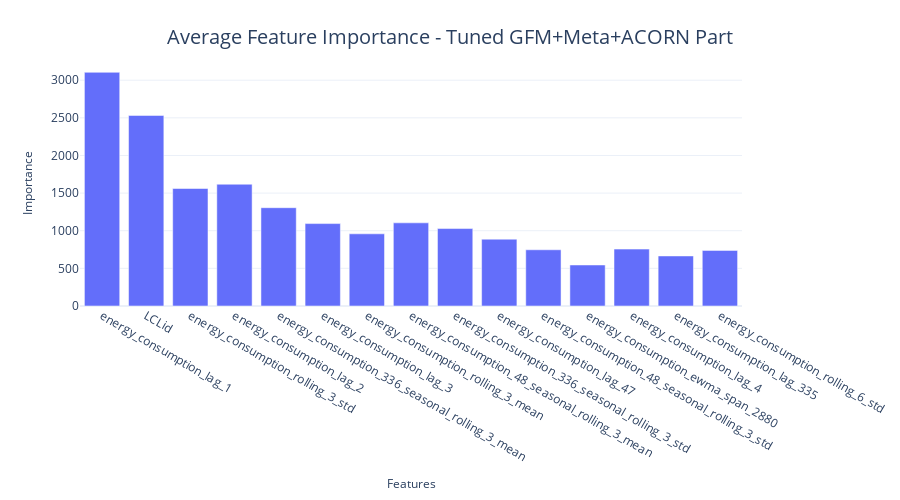

Notebook source saved alongside this figure:
### Code cell
fig = px.bar(feat_df.head(15), x="feature", y="importance")
format_plot(fig, xlabel="Features", ylabel="Importance", title=f"Average Feature Importance - {model_config.name}", font_size=12)
# fig.write_image("imgs/chapter_8/acorn_partition_fimp.png")
fig.show()

### Figure 1 — Plotly figure (JSON) as saved in the notebook; plotly's stock layout.template omitted (floating-point values rounded to 4 significant figures)
{"data": [{"alignmentgroup": "True", "hovertemplate": "feature=%{x}<br>importance=%{y}<extra></extra>", "legendgroup": "", "marker": {"color": "#636efa", "pattern": {"shape": ""}}, "name": "", "offsetgroup": "", "orientation": "v", "showlegend": false, "textposition": "auto", "type": "bar", "x": ["energy_consumption_lag_1", "LCLid", "energy_consumption_rolling_3_std", "energy_consumption_lag_2", "energy_consumption_336_seasonal_rolling_3_mean", "energy_consumption_lag_3", "energy_consumption_rolling_3_mean", "energy_consumption_48_seasonal_rolling_3_mean", "energy_consumption_336_seasonal_rolling_3_std", "energy_consumption_lag_47", "energy_consumption_48_seasonal_rolling_3_std", "energy_consumption_ewma_span_2880", "energy_consumption_lag_4", "energy_consumption_lag_335", "energy_consumption_rolling_6_std"], "xaxis": "x", "y": [3105, 2532, 1561, 1618, 1306, 1095, 959, 1105, 1029, 888, 747, 545, 756, 665, 739], "yaxis": "y"}], "layout": {"autosize": false, "barmode": "relative", "height": 500, "legend": {"font": {"size": 12}, "orientation": "h", "title": {}, "tracegroupgap": 0, "x": 1, "xanchor": "right", "y": 0.9, "yanchor": "bottom"}, "margin": {"t": 60}, "title": {"font": {"size": 20}, "text": "Average Feature Importance - Tuned GFM+Meta+ACORN Part", "x": 0.5, "xanchor": "center", "yanchor": "top"}, "width": 900, "xaxis": {"anchor": "y", "domain": [0, 1], "tickfont": {"size": 12}, "title": {"font": {"size": 12}, "text": "Features"}}, "yaxis": {"anchor": "x", "domain": [0, 1], "tickfont": {"size": 12}, "title": {"font": {"size": 12}, "text": "Importance"}}}}
